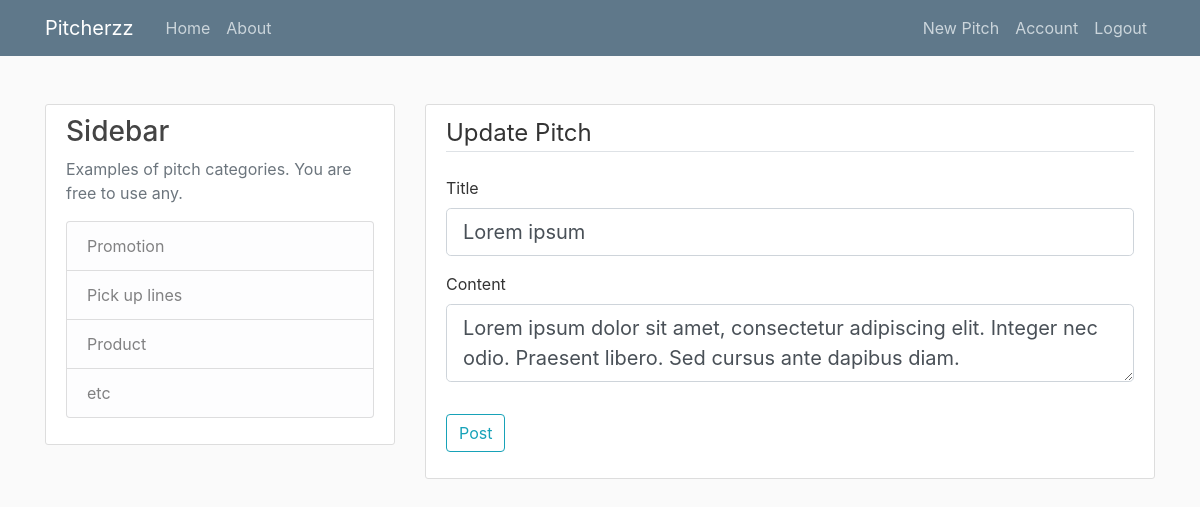
Before: /pitch/1/update (signed in) with the older database file.
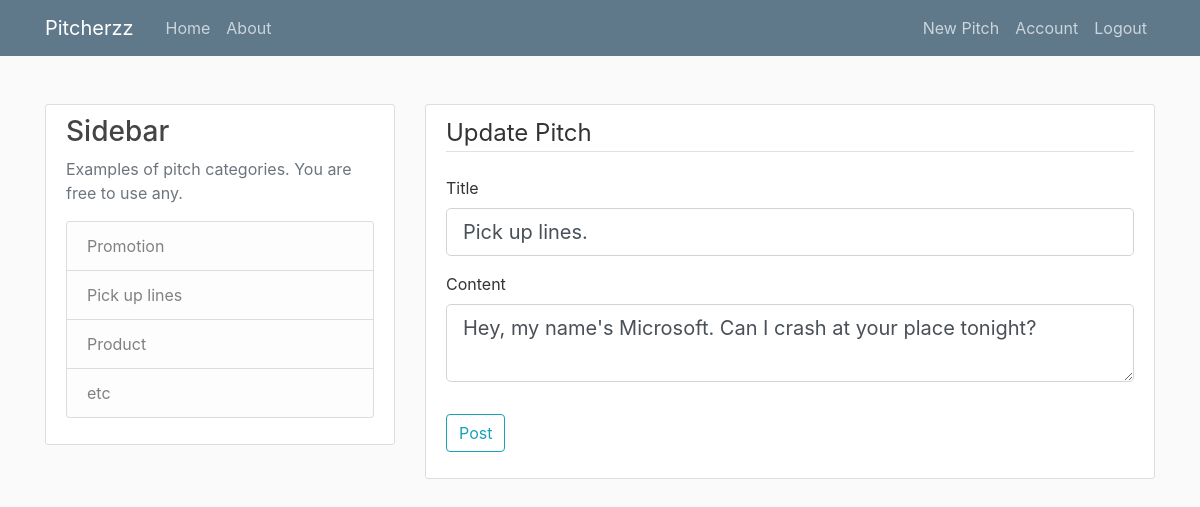
After: the same page with the newer database file.
### pitches/models.py (models this page shows, shortened)
class Pitch(db.Model):
    id = db.Column(db.Integer, primary_key=True)
    category = db.Column(db.String(100), nullable=False)
    date_posted = db.Column(db.DateTime, nullable=False, default=datetime.utcnow)
    content = db.Column(db.Text, nullable=False)
    user_id = db.Column(db.Integer, db.ForeignKey('user.id'), nullable=False)

### pitches/pitch/routes.py (the view)
@pitchess.route("/pitch/<int:pitch_id>/update", methods=['GET', 'POST'])
@login_required
def update_pitch(pitch_id):
    pitch = Pitch.query.get_or_404(pitch_id)
    if pitch.author != current_user:
        abort(403)
    form = PitchForm()
    if form.validate_on_submit():
        pitch.category = form.category.data
        pitch.content = form.content.data
        db.session.commit()
        flash('Your pitch has been updated!', 'success')
        return redirect(url_for('pitchess.pitch', pitch_id=pitch.id))
    elif request.method == 'GET':
        form.category.data = pitch.category
        form.content.data = pitch.content
    return render_template('create_pitch.html', title='Update Pitch',
                           form=form, legend='Update Pitch')

### pitches/pitch/forms.py
class PitchForm(FlaskForm):
    category = StringField('Title', validators=[DataRequired()])
    content = TextAreaField('Content', validators=[DataRequired()])
    submit = SubmitField('Post')

### pitches/models.py (called while the page is built)
@login_manager.user_loader
def load_user(user_id):
    return User.query.get(int(user_id))

### pitches/templates/create_pitch.html (shortened to what this page needs)
{% extends "layout.html" %}
{% block content %}
    <div class="content-section">
        <form method="POST" action="">
            <fieldset class="form-group">
                <legend class="border-bottom mb-4">{{ legend }}</legend>
                <div class="form-group">
                    {{ form.category.label(class = 'form-control-label') }}
                        {% if form.category.errors %}
                            {{ form.category(class = 'form-control form-control-lg is-invalid') }}
                            <div class="invalid-feedback">
                                {% for error in form.category.errors %}
                                    <span>{{ error }}</span>
                                {% endfor %}
                            </div>
                        {% else %}
                            {{ form.category(class = 'form-control form-control-lg') }}
                        {% endif %}
                </div>
                <div class="form-group">
                    {{ form.content.label(class = 'form-control-label') }}
                        {% if form.content.errors %}
                            {{ form.content(class = 'form-control form-control-lg is-invalid') }}
                            <div class="invalid-feedback">
                                {% for error in form.content.errors %}
                                    <span>{{ error }}</span>
                                {% endfor %}
                            </div>
                        {% else %}
                            {{ form.content(class = 'form-control form-control-lg') }}
                        {% endif %}
                </div>
            </fieldset>
            <div class="form-group">
                {{ form.submit(class='btn btn-outline-info') }}
            </div>
        </form>
    </div>
{% endblock content %}

Changed rows visible on the page:
changed Pitch: category "Lorem ipsum" → "Pick up lines."; content "Lorem ipsum dolor sit amet, consectetur adipiscing elit. Integer nec odio. Praesent libero. Sed cursus ante dapibus diam." → "Hey, my name's Microsoft. Can I crash at your place tonight?"
